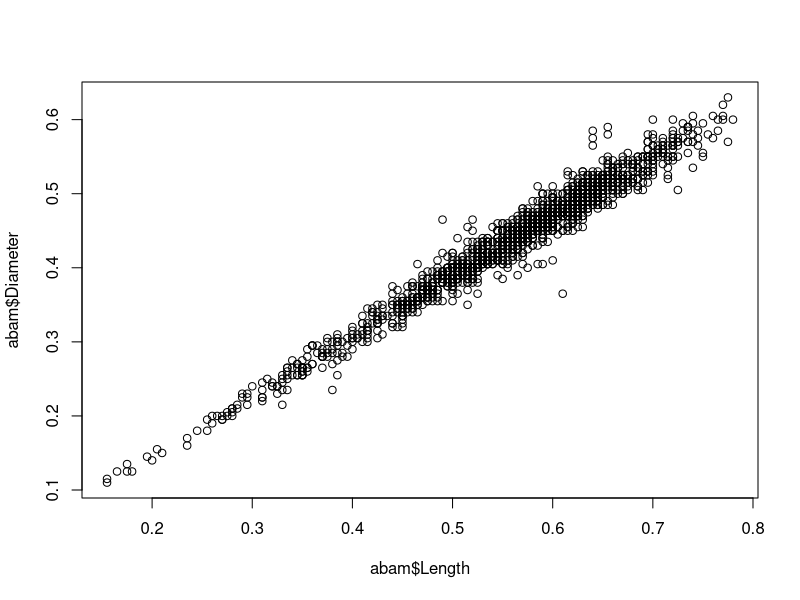
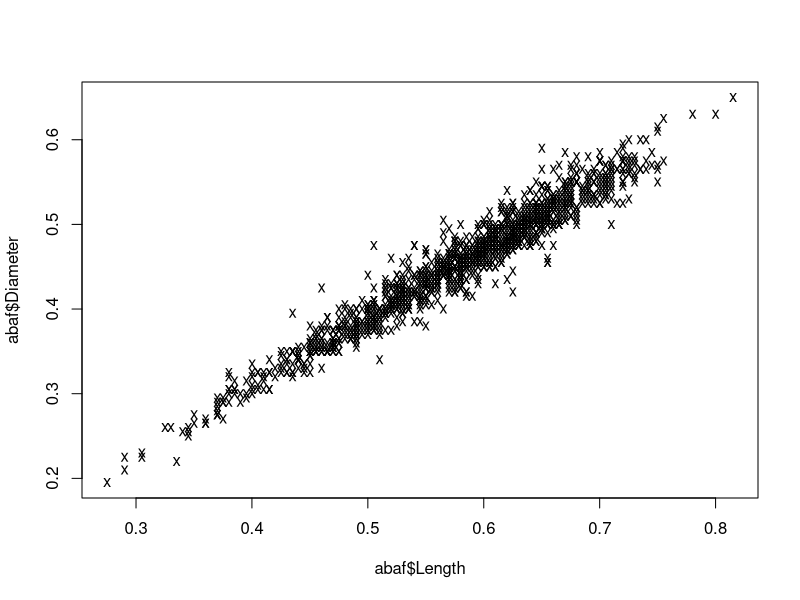
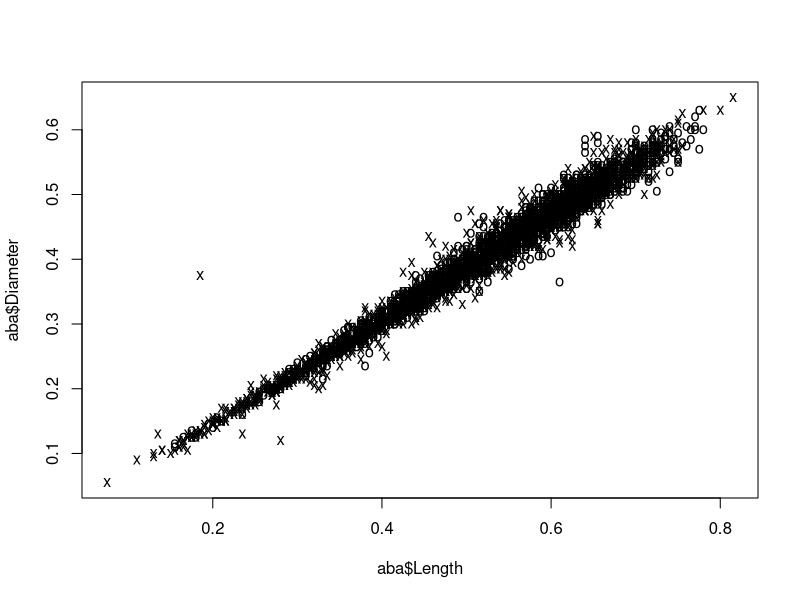

The R source for these figures, in order:
findruns <- function(x, k)
{
    #preallocate vector size
    n <- length(x)
    runs <- vector(length = n)
    count <- 0
    for (i in 1:(n-k+1)) { 
        if (all(x[i:(i+k-1)]==1)) {
            count <- count + 1
            runs[count] <- i
        }
    }
    if (count > 0) {
        runs <- runs[1:count]
    } else runs <- NULL
    return(runs)
}

x <- runif(100, 0, 1)
x <- as.integer(x>0.5)
findruns(x, 5)

#**************************************************************
#  2.5.2  Extended Example: Predicting Discrete-Valued Time Series
#**************************************************************
#if the number of 1s in the previous k time periods is at least k/2, we'll
#predict the value to be 1, otherwise our prediction is 0.
preda <- function(x, k)
{
    n <- length(x)
    k2 <- k/2
    # the vector pred will contain our predicted values
    pred <- vector(length=n-k)
    for (i in 1:(n-k)) { 
        if (sum(x[i:(i+k-1)]) >= k2){ 
            pred[i] <- 1 
        }
        else { 
            pred[i] <- 0
        }
        }
    # pred has predicted values
    # x[(k+1):n] has actual values
    return(mean(abs(pred-x[(k+1):n])))
}
preda(x, 4)

#**************************************************************
#**************************************************************
#               2.6  Vectorized Operations
#**************************************************************
#**************************************************************


#**************************************************************
#               2.6.1  vector in, vector out
#**************************************************************
# nothing too interesting

#**************************************************************
#               2.6.2  vector in, matrix out
#**************************************************************
z12 <- z12 <- function(z) return(c(z, z^2))
x <- 1:8
z12(x)
matrix(z12(x), ncol = 2)

sapply(1:8, z12)

#**************************************************************
#**************************************************************
#               2.7 NA and NULL Values
#**************************************************************
#**************************************************************
# NA means missing value
# NULL means value doesn't exist, as opposed to being existent but unknown

#**************************************************************
#               2.7 NA and NULL Values
#**************************************************************

#************* 2.7.1 using na ********************************* 
x <- c(88, NA, 12, 168, 13)
mean(x)  # no answer
mean(x, na.rm=TRUE)  # answer

x <- c(88, NULL, 12, 168, 13)
# R automatically skips over the NULL values
mean(x)  # answer

#************* 2.7.1 using NULL ********************************* 
# One use of NULL is to build up vectors in loops, in which each iteration adds
# another element to the vector. In this simple example, we build up a vector of
# even numbers

z <- NULL
for (i in 1:10) 
    if (i %% 2 == 0) 
        z <- c(z,i)

length(NA)  # 1
length(NULL)  # 0

#*********************************************************************
#               2.8 Filtering
#*********************************************************************

#************* 2.8.1 Generating Filtering Indices ******************** 
z <- c(5, 2, -3, 8)
w <- z[z*z > 8]
# extract all elements of z whose elements squared are greated than 8, then
# assign that subvector to w

x <- c(1, 3, 8, 2, 20)
x[x > 3] <- 0
x

#************* 2.8.2 Filtering with the subset() function ************ 
x <- c(6, 1:3, NA, 12)
x[x > 5]

# When you dont want NAs, subset saves you the trouble of removing it yourself
subset(x, x > 5)


#************* 2.8.3 The Selection Function which() ******************
z <- c(5, 2, -3, 8)
which(z*z > 8)  # gets the indices you want

z * z > 8

#*********************************************************************
#            2.9 A Vectorized if-then-else: The ifelse() function
#*********************************************************************

# ifelse(b, u, v) - vectorized if else
# b is a Boolean vector
# u and v are vectors
x <- 1:10
y <- ifelse(x %% 2 == 0, 5, 12)

x <- c(5, 2, 9, 12)
ifelse(x > 6, 2*x, 3*x)

#************* 2.9.1 Extended Example: A Measure of Association ******
# In assessing the statistical relation of two variables, there are many
# alternatives to the standard correlation measure (Pearson product-moment
# correlation). Also, Spearman rank correlation.

# Here, let's propose a new such measure, not for novel stats measure, but to demo
# some of the shites we can do with R

# findud() converts vectors v to 1s, 0s, representing an element increasing or
# not, relative to the previous one; output length is 1 less than input
findud <- function(v) {
    # stagger v against itself and then delete
    # vud <- v[-1] - v[-length(v)]
    # Also can be done like this
    # v <- diff(v)
    # return(sign(v))

    return(ifelse(v > 0, 1, -1))
}

udcorr <- function(x, y) {
    # apply function to each element in list
    ud <- lapply(list(x, y), findud)
    # how often are both increasing / decreasing at same time
    return(mean(ud[[1]] == ud[[2]]))
}

x <- c(5, 12, 13, 3, 6, 0, 1, 15, 16, 8, 88)
y <- c(4, 2, 3, 23, 6, 10, 11, 12, 6, 3, 2)

udcorr(x, y)

#************* 2.9.2 Extended Example: Recoding an Abalone Data Set *********
# Due to the vector nature of the arguments,  you can nest ifelse() operations.
# In the following example, gender is coded as M, F, or I (infant). We wish to
# recode those characters as 1, 2, or 3. The real data set consists of more than
# 4000 observations, but we'll just use a few

g <- c('M', 'F', 'F', 'I', 'M', 'M', 'F')

ifelse(g == "M", 1, ifelse(g == 'F', 2, 3))
args(ifelse)

# form subgroups according to gender
grps <- list()

# more efficient approcach in Section 4.4
for (gen in c('F', 'M', 'I')) grps[[gen]] <- which(g==gen)

aba <- read.csv('abalone.csv', header=TRUE, as.is=TRUE)
grps <- list()
for (gen in c('M', 'F')) grps[[gen]] <- which(aba==gen)
abam <- aba[grps$M,]
abaf <- aba[grps$F,]
plot(abam$Length, abam$Diameter)
plot(abaf$Length, abaf$Diameter, pch='x', new=FALSE)

# set plot character for each element
pchvec <- ifelse(aba$Gender == 'M', 'o', 'x')
plot(aba$Length, aba$Diameter, pch=pchvec)

# *******************  2.10 Testing Vector Equality *************************
# we want to test if two vectors are equal
# the naive approach won't work
x <- 1:3
y <- c(1, 3, 4)
x == y  # Returns a vector

# To test all elements, use all()
all(x==y)
any(x==y)

# Or even easier, use identical
identical(x, y)

# But be careful with this. Check out this vignette
x <- 1:2
y <- c(1,2)

typeof(x)
typeof(y)
identical(x, y)  # returns false because they're different types
    

# *******************  2.11 Vector Element Names ****************************
# The elements of a vector can be given names
# For example, say we have a 50-element vector showing the population of each 
# stat in the US. We could name each point in the vector. Could be useful in 
# plots, etc

# Use the names
x <- c(1,2,4)
names(x)  # NULL
names(x) <- c('a', 'b', 'ab')

# Remove names
names(x) <- NULL

# access by element name
x['b']

# *******************  2.12 More on c() *************************************

v <- c(5, 2, 'abc')  # all go to str
typeof(v)

v <- c(5, 2, list(a=1, b=4))  # you get back one list
typeof(v)

v <- c(5, 2, c(3, 4))  # flattens out to one vector
